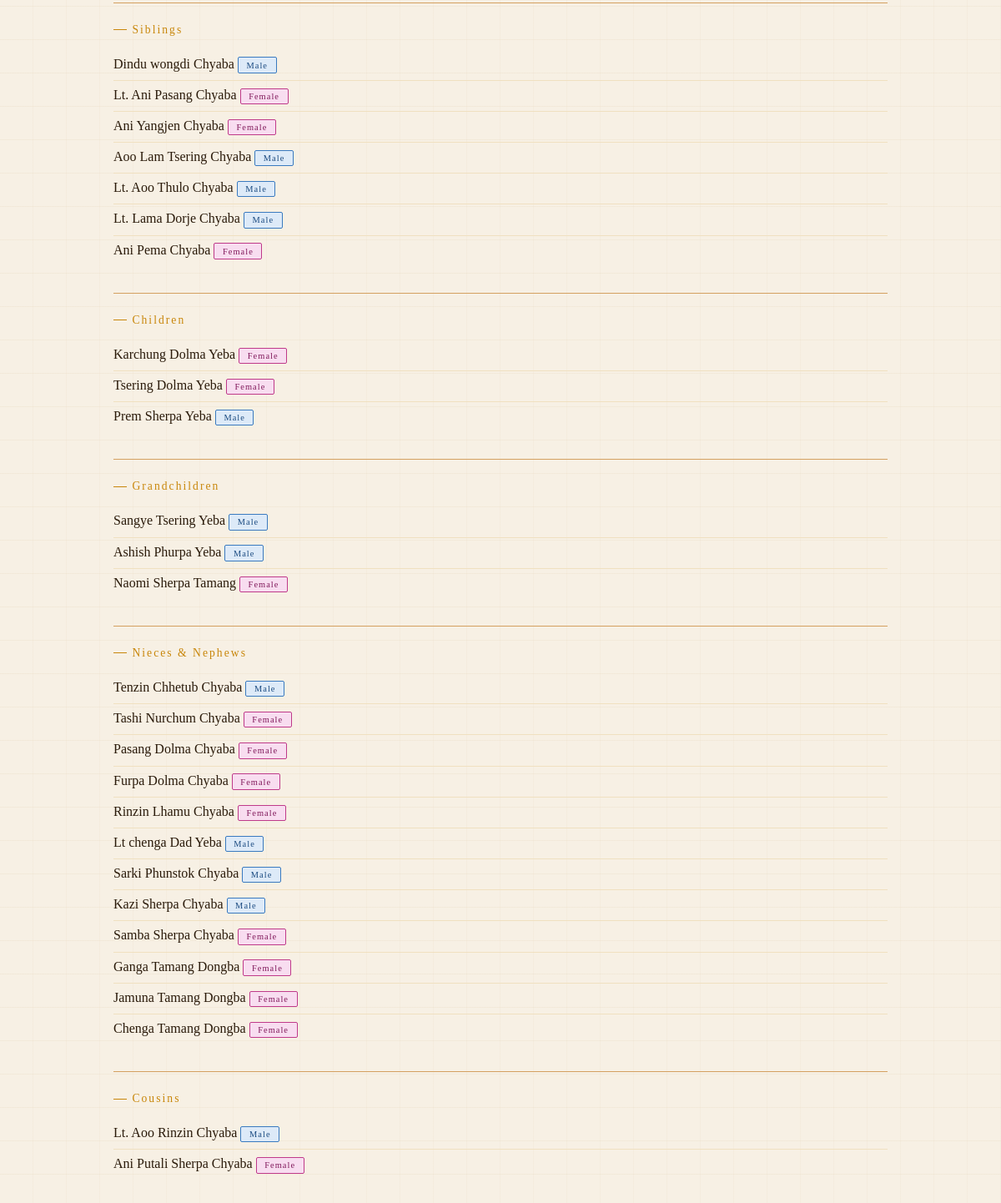
Before: /accounts/family/7/ (signed in, lower part) with the older database file.
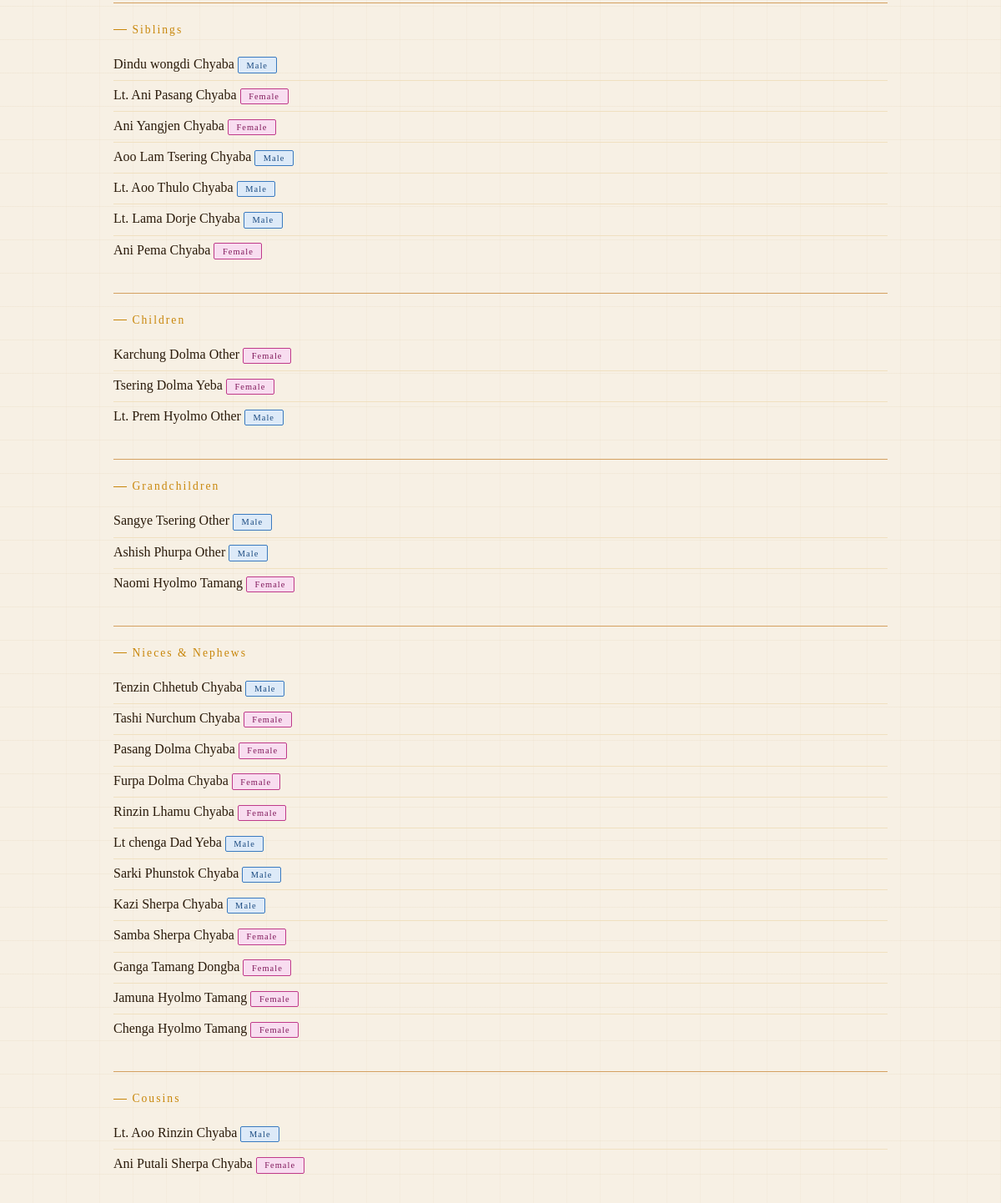
After: the same page with the newer database file.
### accounts/models.py (models this page shows)
class FamilyMember(models.Model):
    user           = models.ForeignKey(User, on_delete=models.CASCADE, null=True, blank=True)
    first_name     = models.CharField(max_length=100)
    middle_name    = models.CharField(max_length=100, blank=True)
    last_name      = models.CharField(max_length=100)
    gender         = models.CharField(max_length=1, choices=GENDER_CHOICES, null=True, blank=True)
    marital_status = models.CharField(max_length=10, choices=MARITAL_STATUS, default='Single')
    date_of_birth  = models.DateField(null=True, blank=True)
    date_of_death  = models.DateField(null=True, blank=True)   # ← new
    address        = models.TextField(blank=True)
    photo          = models.ImageField(upload_to='members/', blank=True, null=True)
    phone          = models.CharField(max_length=30, blank=True)
    facebook       = models.CharField(max_length=200, blank=True)
    instagram      = models.CharField(max_length=200, blank=True)
    father = models.ForeignKey(
        'self', null=True, blank=True,
        on_delete=models.SET_NULL,
        related_name='children_of_father'
    )
    mother = models.ForeignKey(
        'self', null=True, blank=True,
        on_delete=models.SET_NULL,
        related_name='children_of_mother'
    )
    spouse = models.ForeignKey(
        'self', null=True, blank=True,
        on_delete=models.SET_NULL,
        related_name='married_to'
    )
    @property
    def is_deceased(self):
        return self.date_of_death is not None
    @property
    def tibetan_year(self):
        if self.date_of_birth:
            return get_tibetan_year(self.date_of_birth.year)
        return ''
    def get_children(self):
        from itertools import chain
        return list(chain(
            self.children_of_father.all(),
            self.children_of_mother.all()
        ))
    def __str__(self):
        if self.middle_name:
            return f"{self.first_name} {self.middle_name} {self.last_name[0]}."
        return f"{self.first_name} {self.last_name[0]}."

### accounts/views.py (the view)
# urls.py: path('family/<int:pk>/', views.family_detail, name='family_detail'),
@login_required
def family_detail(request, pk):
    member = get_object_or_404(FamilyMember, pk=pk)
    children = member.get_children()
    siblings = FamilyMember.objects.none()
    if member.father:
        siblings = siblings | FamilyMember.objects.filter(father=member.father).exclude(pk=pk)
    if member.mother:
        siblings = siblings | FamilyMember.objects.filter(mother=member.mother).exclude(pk=pk)
    siblings = siblings.distinct()
    cousins = FamilyMember.objects.none()
    parent_siblings = FamilyMember.objects.none()
    if member.father:
        if member.father.father:
            parent_siblings = parent_siblings | FamilyMember.objects.filter(
                father=member.father.father
            ).exclude(pk=member.father.pk)
        if member.father.mother:
            parent_siblings = parent_siblings | FamilyMember.objects.filter(
                mother=member.father.mother
            ).exclude(pk=member.father.pk)
    if member.mother:
        if member.mother.father:
            parent_siblings = parent_siblings | FamilyMember.objects.filter(
                father=member.mother.father
            ).exclude(pk=member.mother.pk)
        if member.mother.mother:
            parent_siblings = parent_siblings | FamilyMember.objects.filter(
                mother=member.mother.mother
            ).exclude(pk=member.mother.pk)
    parent_siblings = parent_siblings.distinct()
    for aunt_uncle in parent_siblings:
        cousins = cousins | FamilyMember.objects.filter(
            father=aunt_uncle
        ) | FamilyMember.objects.filter(
            mother=aunt_uncle
        )
    cousins = cousins.distinct().exclude(pk=pk)
    nieces_nephews = FamilyMember.objects.none()
    for sibling in siblings:
        nieces_nephews = nieces_nephews | FamilyMember.objects.filter(
            father=sibling
        ) | FamilyMember.objects.filter(
            mother=sibling
        )
    nieces_nephews = nieces_nephews.distinct()
    grandchildren = FamilyMember.objects.none()
    for child in children:
        for grandchild in child.get_children():
            grandchildren = grandchildren | FamilyMember.objects.filter(pk=grandchild.pk)
    grandchildren = grandchildren.distinct()
    return render(request, 'accounts/family_detail.html', {
        'member': member,
        'siblings': siblings,
        'children': children,
        'cousins': cousins,
        'nieces_nephews': nieces_nephews,
        'grandchildren': grandchildren,
    })

### accounts/models.py (called while the page is built)
def get_tibetan_year(year):
    if not year:
        return ''
    offset = (year - 1900) % 60
    animal_index  = offset % 12
    element_index = offset % 10
    elements = ['Iron','Iron','Water','Water','Wood','Wood','Fire','Fire','Earth','Earth']
    animals  = ['Rat','Ox','Tiger','Rabbit','Dragon','Snake','Horse','Sheep','Monkey','Rooster','Dog','Pig']
    return f"{elements[element_index]} {animals[animal_index]}"

### accounts/templates/accounts/family_detail.html (shortened to what this page needs)
﻿{% extends 'accounts/base.html' %}
{% block content %}
<div class="main">
  <div class="section">
    <div class="section-title">Siblings</div>
    {% if siblings %}
    <ul class="member-list">
      {% for sibling in siblings %}
      <li>
        <a href="{% url 'family_detail' sibling.pk %}" class="text-link">
          {{ sibling.first_name }} {{ sibling.middle_name }} {{ sibling.last_name }}
        </a>
        {% if sibling.gender == 'M' %}<span class="badge badge-male">Male</span>
        {% elif sibling.gender == 'F' %}<span class="badge badge-female">Female</span>{% endif %}
      </li>
      {% endfor %}
    </ul>
    {% else %}<p class="empty">No siblings found.</p>{% endif %}
  </div>
  <div class="section">
    <div class="section-title">Children</div>
    {% if children %}
    <ul class="member-list">
      {% for child in children %}
      <li>
        <a href="{% url 'family_detail' child.pk %}" class="text-link">
          {{ child.first_name }} {{ child.middle_name }} {{ child.last_name }}
        </a>
        {% if child.gender == 'M' %}<span class="badge badge-male">Male</span>
        {% elif child.gender == 'F' %}<span class="badge badge-female">Female</span>{% endif %}
      </li>
      {% endfor %}
    </ul>
    {% else %}<p class="empty">No children found.</p>{% endif %}
  </div>
  <div class="section">
    <div class="section-title">Grandchildren</div>
    {% if grandchildren %}
    <ul class="member-list">
      {% for gc in grandchildren %}
      <li>
        <a href="{% url 'family_detail' gc.pk %}" class="text-link">
          {{ gc.first_name }} {{ gc.middle_name }} {{ gc.last_name }}
        </a>
        {% if gc.gender == 'M' %}<span class="badge badge-male">Male</span>
        {% elif gc.gender == 'F' %}<span class="badge badge-female">Female</span>{% endif %}
      </li>
      {% endfor %}
    </ul>
    {% else %}<p class="empty">No grandchildren found.</p>{% endif %}
  </div>
  <div class="section">
    <div class="section-title">Nieces &amp; Nephews</div>
    {% if nieces_nephews %}
    <ul class="member-list">
      {% for nn in nieces_nephews %}
      <li>
        <a href="{% url 'family_detail' nn.pk %}" class="text-link">
          {{ nn.first_name }} {{ nn.middle_name }} {{ nn.last_name }}
        </a>
        {% if nn.gender == 'M' %}<span class="badge badge-male">Male</span>
        {% elif nn.gender == 'F' %}<span class="badge badge-female">Female</span>{% endif %}
      </li>
      {% endfor %}
    </ul>
    {% else %}<p class="empty">No nieces or nephews found.</p>{% endif %}
  </div>
  <div class="section">
    <div class="section-title">Cousins</div>
    {% if cousins %}
    <ul class="member-list">
      {% for cousin in cousins %}
      <li>
        <a href="{% url 'family_detail' cousin.pk %}" class="text-link">
          {{ cousin.first_name }} {{ cousin.middle_name }} {{ cousin.last_name }}
        </a>
        {% if cousin.gender == 'M' %}<span class="badge badge-male">Male</span>
        {% elif cousin.gender == 'F' %}<span class="badge badge-female">Female</span>{% endif %}
      </li>
      {% endfor %}
    </ul>
    {% else %}<p class="empty">No cousins found.</p>{% endif %}
  </div>
</div>
{% endblock %}

Changed rows visible on the page:
changed FamilyMember "Karchung": last_name "Yeba" → "Other"
changed FamilyMember: first_name "Prem" → "Lt. Prem"; middle_name "Sherpa" → "Hyolmo"; last_name "Yeba" → "Other"
changed FamilyMember "Sangye": last_name "Yeba" → "Other"
changed FamilyMember "Ashish": last_name "Yeba" → "Other"
changed FamilyMember "Naomi": middle_name "Sherpa" → "Hyolmo"
changed FamilyMember "Jamuna": middle_name "Tamang" → "Hyolmo"; last_name "Dongba" → "Tamang"
changed FamilyMember "Chenga": middle_name "Tamang" → "Hyolmo"; last_name "Dongba" → "Tamang"
